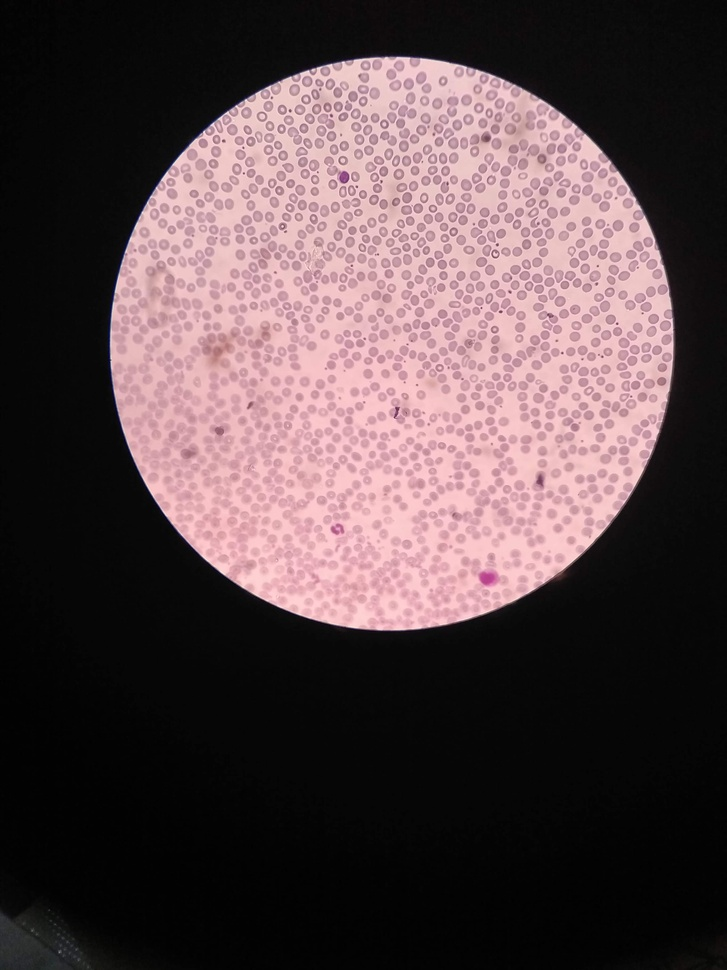
#> input picture Cell images/cell.jpg, 727 x 970 px, shrunk from 2730 x 3640 before the run, given in place of Cell.png, which was not available
$ python Detection_Counting.py
#> lines starting #> are read from the running program, lines starting #| are printed output that depends on the picture; after the words box and inside, x2 and y2 are one past the last pixel; in counts of white or black regions, pixels touching at a corner belong together; pictures that were not available may be replaced by others from this repository, and a replacement may not be noted

import cv2
import numpy as np


#Load image
img = cv2.imread('/home/zahid/Zahid/Cell.png',0)
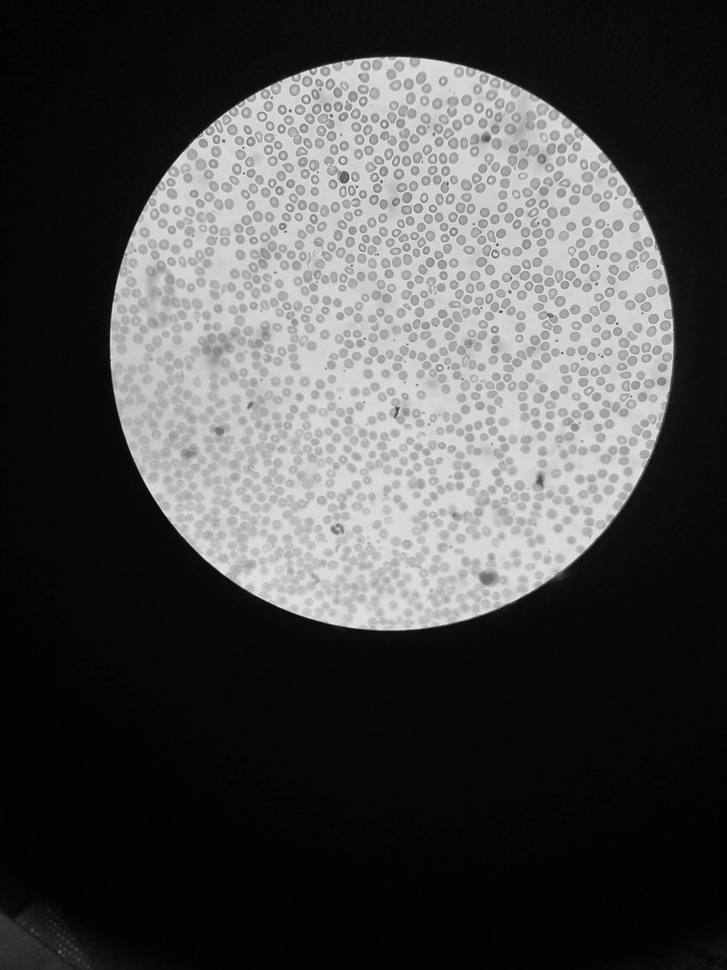
#> img: shape (970, 727); min 0, max 243, mean 73.9
img = cv2.medianBlur(img,5)
cimg = cv2.cvtColor(img,cv2.COLOR_GRAY2BGR)
#detect circle
circles = cv2.HoughCircles(img,cv2.HOUGH_GRADIENT,1.1,60,
        param1=50,param2=30,minRadius=0,maxRadius=0)
#> circles = 146 rows, first 8: [390, 351.5, 278.6], [435.1, 396.6, 214.4], [320.6, 359.1, 210.2], [315.1, 197.4, 114.5], [512, 429.6, 135.4], [465.9, 267.9, 124.1], [552.8, 382.2, 116.5], [446.1, 493.4, 120.2]

circles = np.uint16(np.around(circles))
#> circles = 146 rows, first 8: [390, 351, 279], [435, 397, 214], [321, 359, 210], [315, 197, 115], [512, 430, 135], [466, 268, 124], [553, 382, 116], [446, 493, 120]
for i in circles[0,:]:
    # draw the outer circle
    cv2.circle(cimg,(i[0],i[1]),i[2],(0,255,0),2)
    # draw the center of the circle
    cv2.circle(cimg,(i[0],i[1]),2,(0,0,255),3)
#Counting circle
    no_of_circles = 0
#> this loop made 146 passes
#> i on passes 1 to 12: [390, 351, 279], [435, 397, 214], [321, 359, 210], [315, 197, 115], [512, 430, 135], [466, 268, 124], [553, 382, 116], [446, 493, 120], [237, 654, 349], [549, 258, 104], [621, 724, 539], [13, 181, 428]
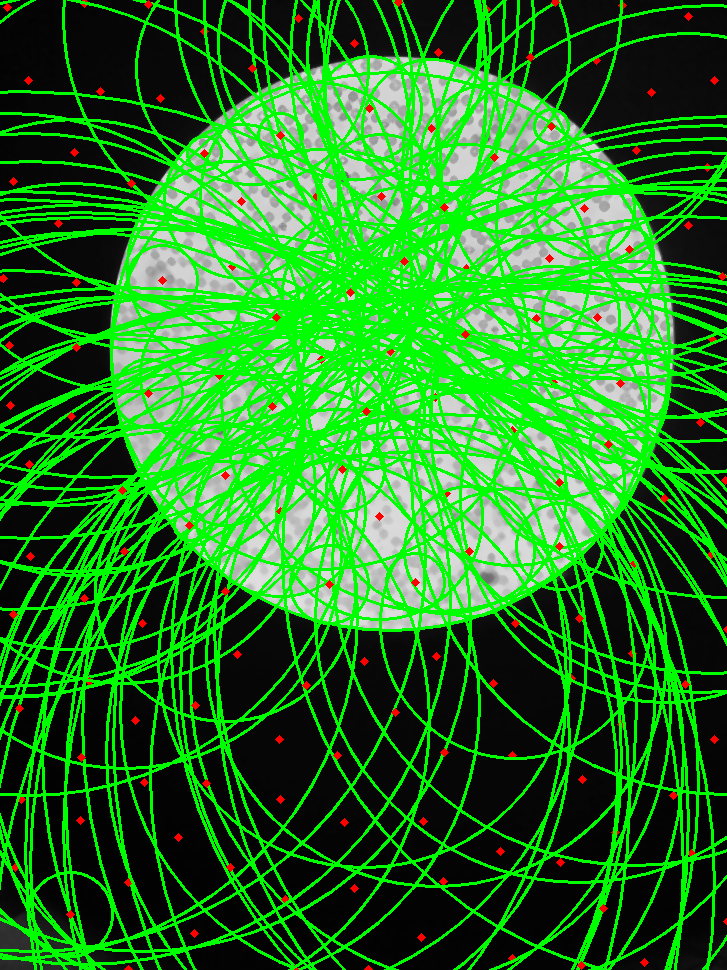
#> cimg: shape (970, 727, 3); mean B, G, R 35.5, 124.9, 37.4
#ensure at least some circles were found
if circles is not None:
#convert the (x, y) coordinates and radius of the circles to integers
    circles = np.round(circles[0, :]).astype("int")
    no_of_circles = len(circles)
#> no_of_circles = 146
# loop over the (x, y) coordinates and radius of the circles
    for (x, y, r) in circles:
# draw the circle in the image, then draw a rectangle

        cv2.circle(cimg, (x, y), r, (0, 255, 0), 4)
        cv2.rectangle(cimg, (x - 5, y - 5), (x + 5, y + 5), (0, 100, 255), -1)
#> this loop made 146 passes
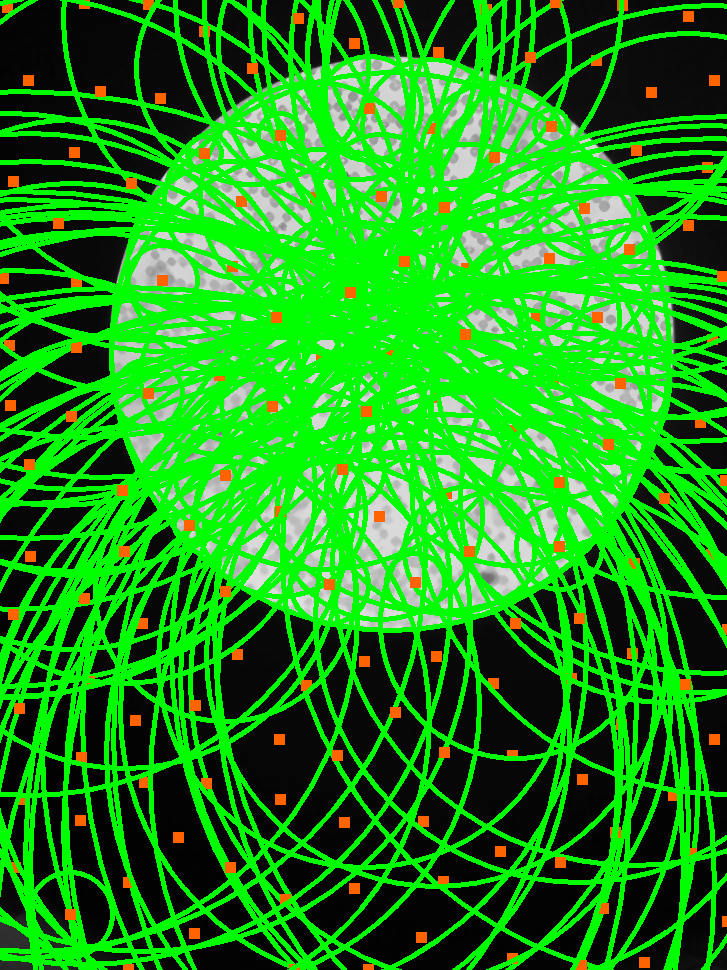
#> cimg: shape (970, 727, 3); 16.34% of pixels changed, all inside (x1, y1, x2, y2) = (0, 0, 727, 970)

#output image showing and counting.
cv2.imshow('detected circles',cimg)
print ("no of circles",no_of_circles)
#| no of circles 146
cv2.waitKey(0)
cv2.destroyAllWindows()

$ run again, with Cell images/R.jpg copied over Cell images/cell.jpg
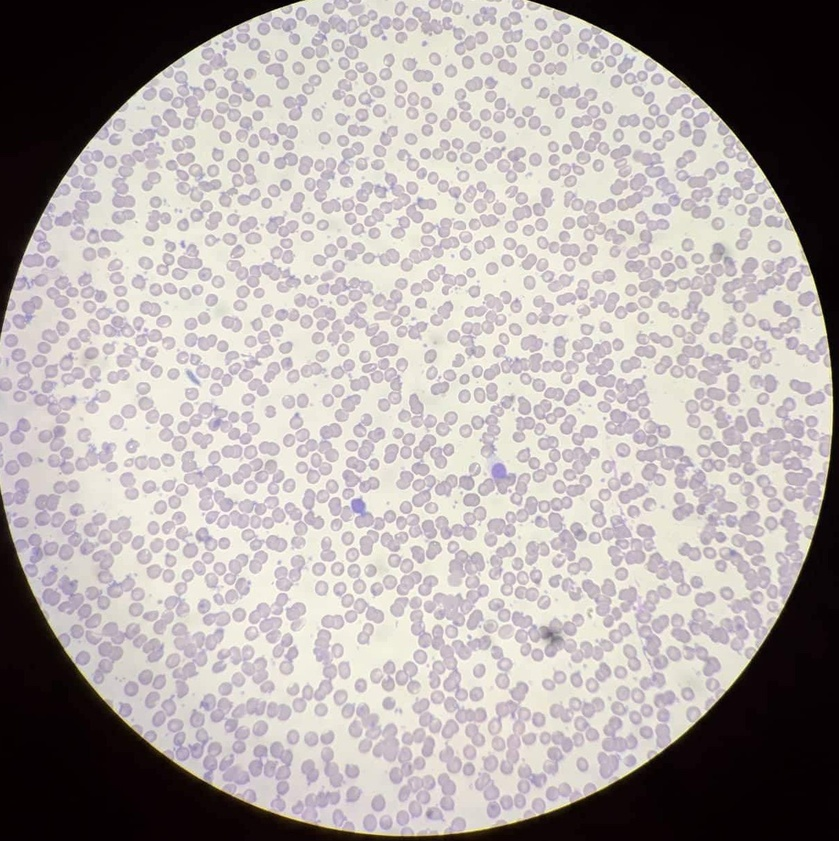
#> input picture Cell images/R.jpg, 839 x 841 px, shrunk from 1219 x 1221 before the run, given in place of Cell.png, which was not available
#> `circles = cv2.HoughCircles(img,cv2.HOUGH_GRADIENT,1.1,60, param1=50,pa..`: circles = 144 rows, first 8: [415.2, 401, 416.2], [483.5, 284.4, 281.9], [287.6, 296.5, 223.3], [548.4, 218.4, 190.9], [322.9, 649.5, 171.2], [615.5, 265.6, 175], [289.9, 385.6, 169.6], [567, 331.6, 168.2]
#> `circles = np.uint16(np.around(circles))`: circles = 144 rows, first 8: [415, 401, 416], [483, 284, 282], [288, 296, 223], [548, 218, 191], [323, 650, 171], [615, 266, 175], [290, 386, 170], [567, 332, 168]
#> the loop `for i in circles[0,:]:` made 144 passes
#> after the loop `for i in circles[0,:]:`:
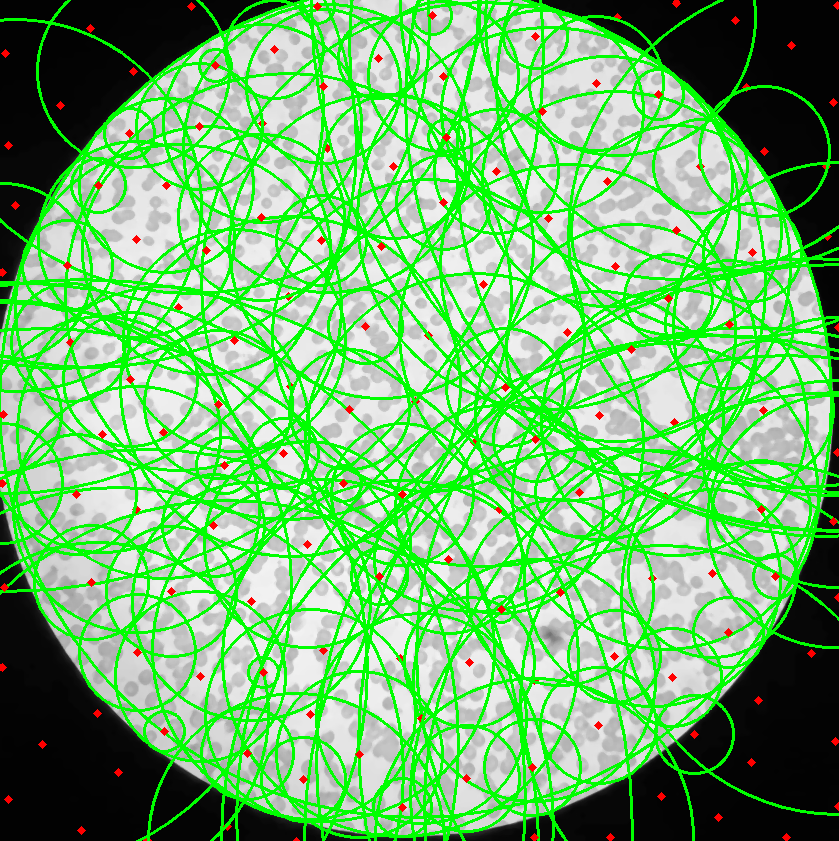
#> cimg: shape (841, 839, 3); mean B, G, R 112.4, 183.3, 114.3
#> `no_of_circles = len(circles)`: no_of_circles = 144
#> the loop `for (x, y, r) in circles:` made 144 passes
#> after the loop `for (x, y, r) in circles:`:
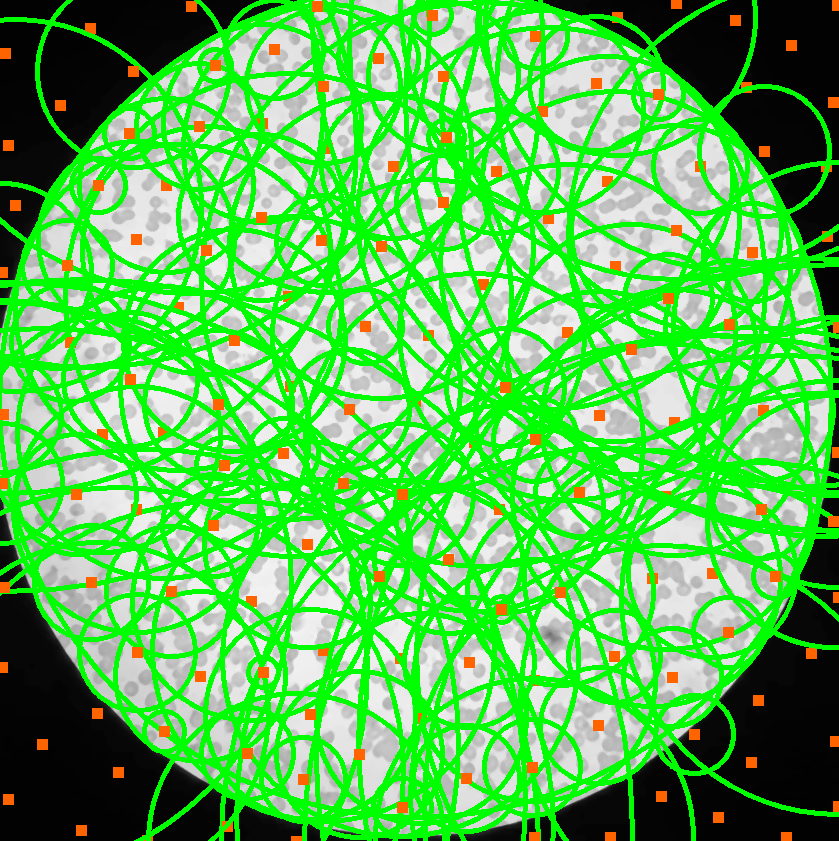
#> cimg: shape (841, 839, 3); 15.28% of pixels changed, all inside (x1, y1, x2, y2) = (0, 0, 839, 841)
#| no of circles 144
